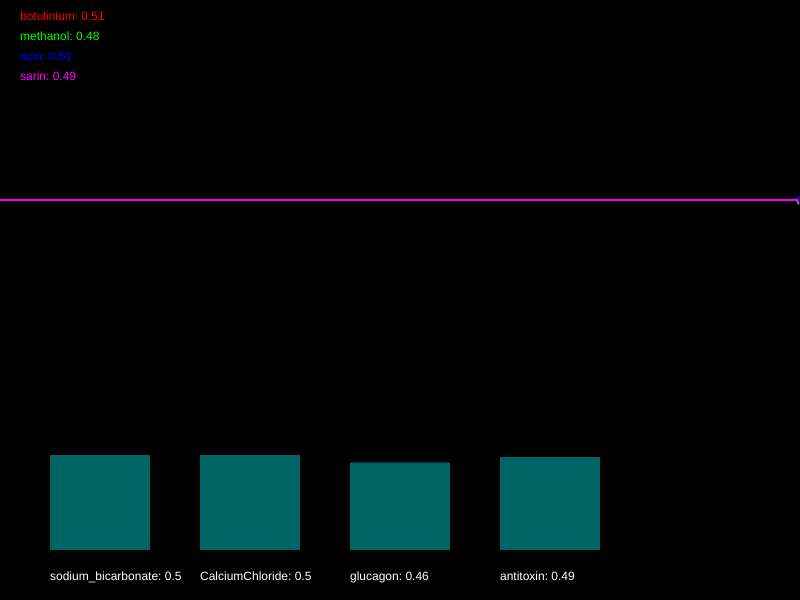
Frame 1 (no input)
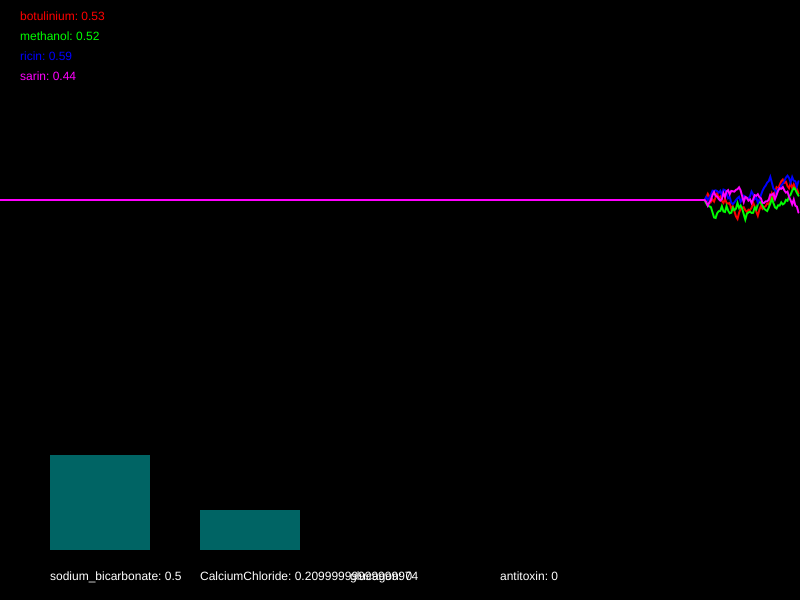
Frame 60 (no input)
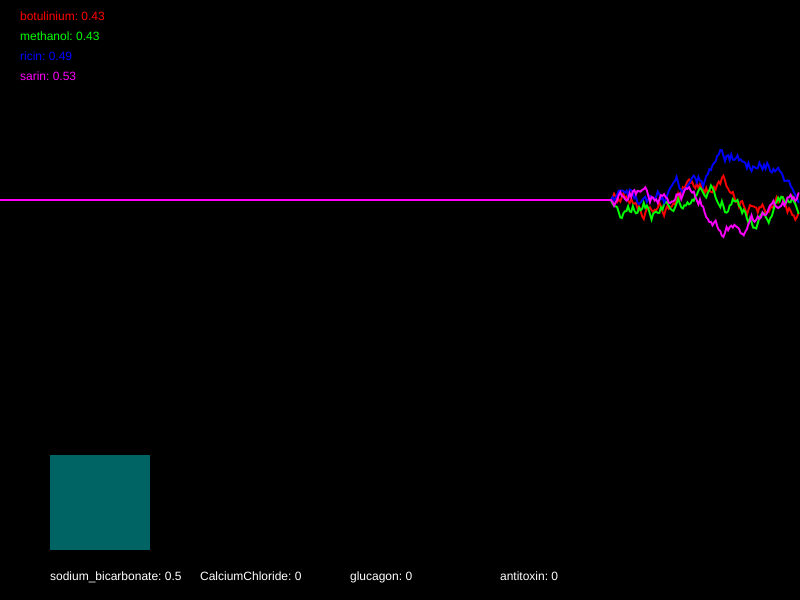
Frame 120 (the mouse pressed at the canvas centre since frame 60)

The p5.js sketch that drew these frames (run headless with seeded random() and noise() and a simulated clock; from frame 60 on, the mouse is pressed at the canvas centre):

// p5.js sketch
// ── sketch.js
/*

Officer: 1061178
CaseNum: 401-1-38019854-1061178

Case 401 - The Case of Norbert's Weiner Stand
Stage 2 - Toxic Burrito

Norbert is at it again. This time he’s set up a burrito stall and is lacing burritos with his foul toxin. The chaos is spreading. People are dropping like flies and burrito sales have fallen through the floor. To make matters worse it seems Norbert has cottoned on to our methods and has upped the complexity of his poison. You’ll find the antidote harder to develop this time. So kid, head down to the lab and get working.

You must develop the antidote by using conditional statements in the draw loop to do the following:

	- If sarin goes above 0.62, decrease sodium_bicarbonate by 0.04
	- If methanol dips below 0.35 or botulinium goes above 0.75, increment sodium_bicarbonate by 0.01
	- If botulinium dips below 0.49 or ricin dips below 0.45, decrement CalciumChloride by 0.01
	- When methanol goes above 0.7, try increasing CalciumChloride by 0.03
	- When botulinium goes above 0.44, decrement glucagon by 0.04
	- When sarin dips below 0.47, increase glucagon by 0.01
	- If methanol goes above 0.32 and ricin dips below 0.71, reduce antitoxin by 0.01
	- When sarin dips below 0.39, increase antitoxin by 0.01


Your conditional statements should consider the following poisons:

	- botulinium
	- methanol
	- ricin
	- sarin


Your conditional statements should modify the following antidotes:

	- sodium_bicarbonate
	- CalciumChloride
	- glucagon
	- antitoxin


- There are many ways to complete this task but you should only use the following commands and operators:

	if(){}
	>
	<
	&&
	||
	+=
	-=

*/

//Declare the poison variables
var botulinium;
var methanol;
var ricin;
var sarin;


//Declare the antidote variables
var sodium_bicarbonate;
var CalciumChloride;
var glucagon;
var antitoxin;


//This variable is used for drawing the graph
var graphs;


function setup()
{

	createCanvas(800,600);
	strokeWeight(2);

	//initialise the poisons and antidotes
	botulinium = 0.5;
	methanol = 0.5;
	ricin = 0.5;
	sarin = 0.5;
	sodium_bicarbonate = 0.5;
	CalciumChloride = 0.5;
	glucagon = 0.5;
	antitoxin = 0.5;


	//fills the graph with empty values
	graphs = [];

	for(var i = 0; i < 4; i++)
	{
		graphs.push([]);
		for(var j = 0; j < 512; j++)
		{
			graphs[i].push(0.5);
		}
	}

}

function draw()
{

	//Develop the antidote below
	//Write conditional statements to change the amount of each substance ...

    /*
	- If sarin goes above 0.62, decrease sodium_bicarbonate by 0.04
	- If methanol dips below 0.35 or botulinium goes above 0.75, increment sodium_bicarbonate by 0.01
	- If botulinium dips below 0.49 or ricin dips below 0.45, decrement CalciumChloride by 0.01
	- When methanol goes above 0.7, try increasing CalciumChloride by 0.03
	- When botulinium goes above 0.44, decrement glucagon by 0.04
	- When sarin dips below 0.47, increase glucagon by 0.01
	- If methanol goes above 0.32 and ricin dips below 0.71, reduce antitoxin by 0.01
	- When sarin dips below 0.39, increase antitoxin by 0.01
    */

    if (sarin > 0.62) {
        sodium_bicarbonate -= 0.04;
    }

    if (methanol < 0.35 || botulinium > 0.75) {
        sodium_bicarbonate += 0.01;
    }

    if (botulinium < 0.49 || ricin < 0.45) {
        CalciumChloride -= 0.01;
    }

    if (methanol > 0.7) {
        CalciumChloride += 0.03;
    }

    if (botulinium > 0.44) {
        glucagon -= 0.04;
    }

    if (sarin < 0.47) {
        glucagon += 0.01;
    }

    if (methanol > 0.32 && ricin < 0.71) {
        antitoxin -= 0.01;
    }

    if (sarin < 0.39) {
        antitoxin += 0.01;
    }


	//////////////////////////////////////////////////////

	//the code below generates new values using random numbers

	/*
		For testing, you might want to temporarily comment out
		these lines and set the same variables to constant values
		instead.
	*/

	botulinium = nextValue(graphs[0],botulinium);
	methanol = nextValue(graphs[1],methanol);
	ricin = nextValue(graphs[2],ricin);
	sarin = nextValue(graphs[3],sarin);


	sodium_bicarbonate = constrain(sodium_bicarbonate, 0, 1);
	CalciumChloride = constrain(CalciumChloride, 0, 1);
	glucagon = constrain(glucagon, 0, 1);
	antitoxin = constrain(antitoxin, 0, 1);


	///////// DO NOT CHANGE THE CODE BELOW ///////////

	//drawing code

	// set background
	background(0);
	noFill();

	//draw the graphs for the vitals
	var colors = [
	color(255, 0, 0),
	color(0, 255, 0),
	color(0, 0, 255),
	color(255, 0, 255),
	color(255, 255, 0),
	color(0, 255, 255)
	];

	for(var i = 0; i < graphs.length; i++)
	{
		stroke(colors[i]);
		drawGraph(graphs[i]);
	}

	//draw the poisons as text
	noStroke();
	fill(colors[0]);
	text('botulinium: ' + nf(botulinium,1,2), 20,20);
	fill(colors[1]);
	text('methanol: ' + nf(methanol,1,2), 20,40);
	fill(colors[2]);
	text('ricin: ' + nf(ricin,1,2), 20,60);
	fill(colors[3]);
	text('sarin: ' + nf(sarin,1,2), 20,80);


	//draw the antidotes bar chart
	drawBar(sodium_bicarbonate,50,'sodium_bicarbonate');
	drawBar(CalciumChloride,200,'CalciumChloride');
	drawBar(glucagon,350,'glucagon');
	drawBar(antitoxin,500,'antitoxin');


}

function nextValue(graph, val)
{
	//gets the next value for a vital and puts it in an array for drawing
	var delta = random(-0.03,0.03);

	val += delta;
	if(val > 1 || val < 0)
	{
		delta *= -1;
		val += delta * 2;
	}

	graph.push(val)
	graph.shift();
	return val;
}

function drawGraph(graph)
{
	//draws an array as a graph
	beginShape();
	for(var i = 0; i < graph.length; i++)
	{
			vertex(width * i/512, height * 0.5 - graph[i]* height/3)
	}
	endShape();
}


function drawBar(val, x, name)
{
	//draws the bars for bar chart
    noStroke();
    fill(0,100,100);
	var mh = height * 0.4 - 50;
	rect(x,(height - 50) - val*mh, 100, val*mh);
    fill(255);
	text(name + ": " + val, x, height - 20);
}
